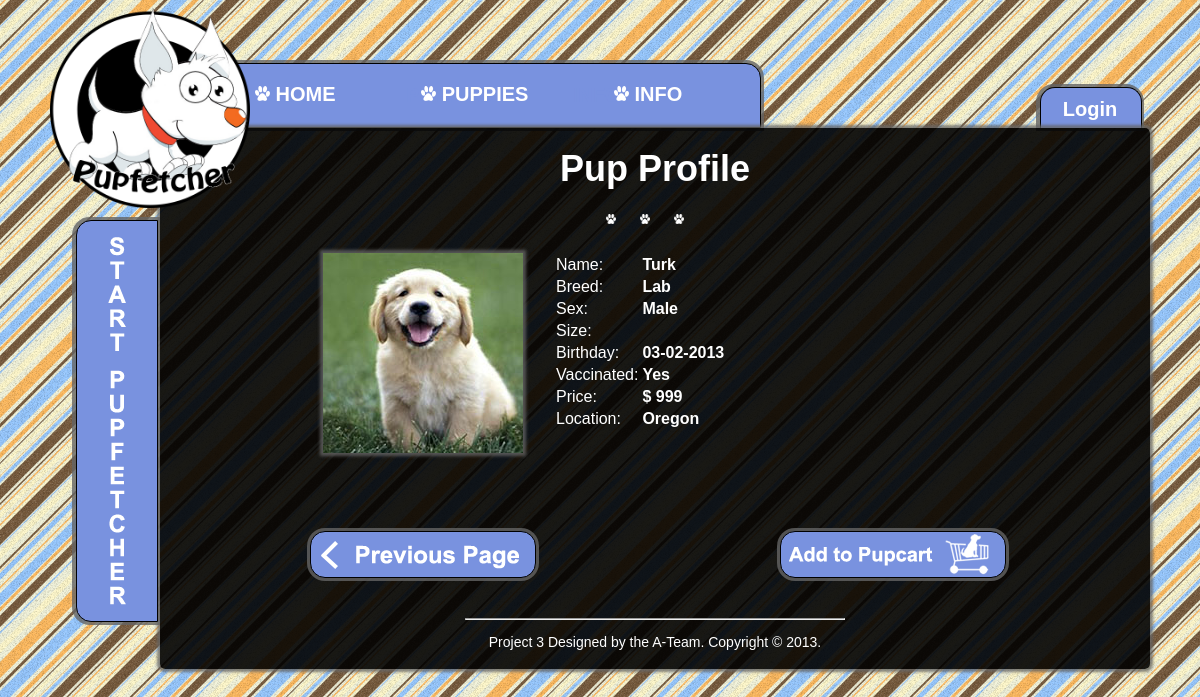
/pupInfo.php, run on the app's committed database.
### tables this page shows
CREATE TABLE `puppies` (
  `puppy_id` int(10) NOT NULL,
  `name` varchar(50) NOT NULL,
  `breed` varchar(100) NOT NULL,
  `sex` varchar(10) NOT NULL,
  `birthday` varchar(15) NOT NULL,
  `location` varchar(50) NOT NULL,
  `price` varchar(10) NOT NULL,
  `vaccination` int(1) NOT NULL,
  `img_name` varchar(100) NOT NULL
);

### pupInfo.php (the view, shortened to what this page needs)
</html><!DOCTYPE html PUBLIC "-//W3C//DTD XHTML 1.0 Transitional//EN" "http://www.w3.org/TR/xhtml1/DTD/xhtml1-transitional.dtd">
<html xmlns="http://www.w3.org/1999/xhtml">
  <head>
    <link rel="stylesheet" type="text/css" href="css/style.css">
    <link rel="stylesheet" type="text/css" href="css/pupInfo.css">
  </head>
  <body>
    <div class="container">
      <?php
        include("navBar.php");
        require("login.php");
      ?>
        <div class="contentProfile">
          <?php
            $q2 = "SELECT MAX(puppy_id) FROM `puppies`";
            $result = mysql_fetch_array(mysql_query($q2));
            $id = (isset($_GET['id']) && $_GET['id'] <= $result[0]) ? $_GET['id'] : 1;
            $q1 = "SELECT * FROM `puppies` WHERE `puppy_id`=" . $id;
            $blah = mysql_query($q1);
            while($puppy = mysql_fetch_assoc($blah))
            {
              $pupName = $puppy['name'];
              $breed = $puppy['breed'];
              $birthday = $puppy['birthday'];
              $sex = $puppy['sex'];
              $size = $puppy['size'];
              if ($puppy['vaccination'] == 1)
                $vaccin = "Yes";
              else
                $vaccin = "No";
              $price = $puppy['price'];
              $location = $puppy['location'];
              $img = $puppy['img_name'];
            }
          ?>
          <div class="title">
            Pup Profile
           </div>
     <div class="paws">
     <img src="img/paw.png" name="paw" width="10" height="10" class="paw"/>
     <img src="img/paw.png" name="paw" width="10" height="10" class="paw"/>
     <img src="img/paw.png" name="paw" width="10" height="10" class="paw"/>
     </div>
     <div class="pupInfo">
         <div class="puppic">
    	<?php echo"<img src='$img' alt='Demo image' id='11' />"; ?>
      </div>
    <?php
            echo "<table>";
            echo "<tr><td>Name:</td><td><b>$pupName</b></td></tr>";
            echo "<tr><td>Breed:</td><td><b>$breed</b></td></tr>";
            echo "<tr><td>Sex:</td><td><b>$sex</b></td></tr>";
            echo "<tr><td>Size:</td><td><b>$size</b></td></tr>";
            echo "<tr><td>Birthday:</td><td><b>$birthday</b></td></tr>";
            echo "<tr><td>Vaccinated:</td><td><b>$vaccin</b></td></tr>";
            echo "<tr><td>Price:</td><td><b>$$price</b></td></tr>";
            echo "<tr><td>Location:</td><td><b>$location</b></td></tr>";
            echo "</table>";
    ?>
    </div>
	<?php
	echo "<div class='previousButton'>";
		echo "<a href='javascript:javascript:history.go(-1)'><img src='img/previous.png'/></a>";
		echo "</div>";
    echo "<div class='infoButtons3'>";
		echo"<a href='#'> <img src='img/pupcart.png'/></a>";
		echo "</div>";
    ?>
      <div class="footer">
      <hr/>
         <p>Project 3 Designed by the A-Team. Copyright &copy; 2013.</p>
        </div>
      </div>
    <?php
    include("sidebar.php");
    ?>
      </div>
  </body>
</html>

### css/style.css (style rules this page uses)
body { background-image: url(../img/tile2.png); background-color: #FFFFFF; background-repeat: repeat; font-family: Helvetica,Arial, sans-serif; font-weight: normal; }
.container { width: 1100px; margin: 0 auto; }
.title { font-size: 36px; text-align: center; font-weight: bold; margin-bottom: 20px; color: #FFF; }
.paws { margin-top:15px; text-align:center; }
.paw { padding-right:20px; }
table { color:rgb(255,255,255); white-space: normal; line-height: normal; font-weight: normal; font-size: medium; font-variant: normal; font-style: normal; text-align: start; }
.footer { padding-left:30%; padding-right:30%; text-align:center; font-size: 14px; color: #FFF; }
a:link { color: #FFFFFF; text-decoration: none; }

### css/pupInfo.css (style rules this page uses)
.contentProfile { background-image: url(../img/back_cell2.png); background-repeat: repeat; height:auto; width: 950px; margin-left:110px; margin-top:-80px; padding:20px; padding-bottom:5px; -moz-box-shadow: 0 0 3px 3px rgba(100, 100, 100, 0.8); -webkit-box-shadow: 0 0 3px 3px rgba(100, 100, 100, 0.8); box-shadow: 0 0 3px 3px rgba(100, 100, 100, 0.8); -moz-border-radius: 5px; -webkit-border-radius: 5px; -khtml-border-radius: 5px; border-radius: 5px; position:relative; z-index:1; }
.puppic { float:left; margin-right: 30px; -moz-box-shadow: 0 0 3px 3px rgba(100, 100, 100, 0.8); -webkit-box-shadow: 0 0 3px 3px rgba(100, 100, 100, 0.8); box-shadow: 0 0 3px 3px rgba(100, 100, 100, 0.8); }
.pupInfo { padding-top: 25px; margin-left: 143px; margin-right: 5%; margin-bottom: 100px; color: rgb(255,255,255); }
.pupInfo td { color: rgb(255,255,255); }
.infoButtons3 { position: absolute; float: right; margin-left: 600px; margin-top: -87px; background-color: rgb(121,146,223); height: 45px; width: 224px; border: thin solid rgb(0,0,0); -moz-box-shadow: 0px 0 0px 3px rgba(100, 100, 100, 0.8); -webkit-box-shadow: 0px 0 0px 3px rgba(100, 100, 100, 0.8); box-shadow: 0px 0 0px 3px rgba(100, 100, 100, 0.8); -moz-border-radius: 15px 15px 15px 15px; -webkit-border-radius: 15px 15px 15px 15px; -khtml-border-radius: 15px 15px 15px 15px; border-radius: 15px 15px 15px 15px; cursor:pointer; z-index: 1; }
.previousButton { font-size:24px; text-align:center; margin-left: 130px; margin-bottom:40px; background-color: rgb(121,146,223); height: 45px; width: 224px; border: thin solid rgb(0,0,0); -moz-box-shadow: 0px 0 0px 3px rgba(100, 100, 100, 0.8); -webkit-box-shadow: 0px 0 0px 3px rgba(100, 100, 100, 0.8); box-shadow: 0px 0 0px 3px rgba(100, 100, 100, 0.8); -moz-border-radius: 15px 15px 15px 15px; -webkit-border-radius: 15px 15px 15px 15px; -khtml-border-radius: 15px 15px 15px 15px; border-radius: 15px 15px 15px 15px; cursor:pointer; z-index: 1; }

### data on the page
puppies: name "Turk", breed "Lab", sex "Male", birthday "03-02-2013", vaccination "Yes", price "999", location "Oregon"
